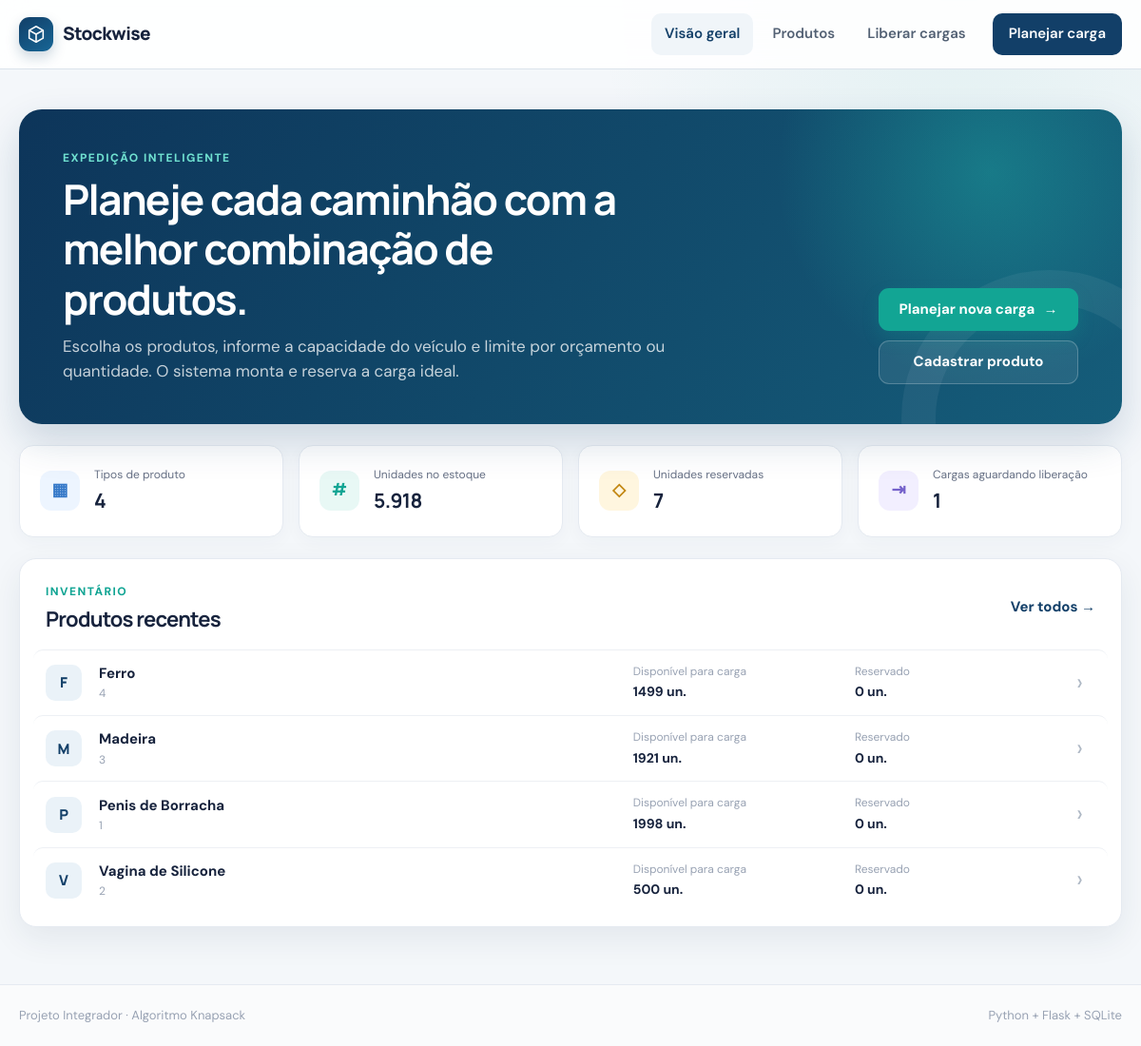
Before: / with the older database file.
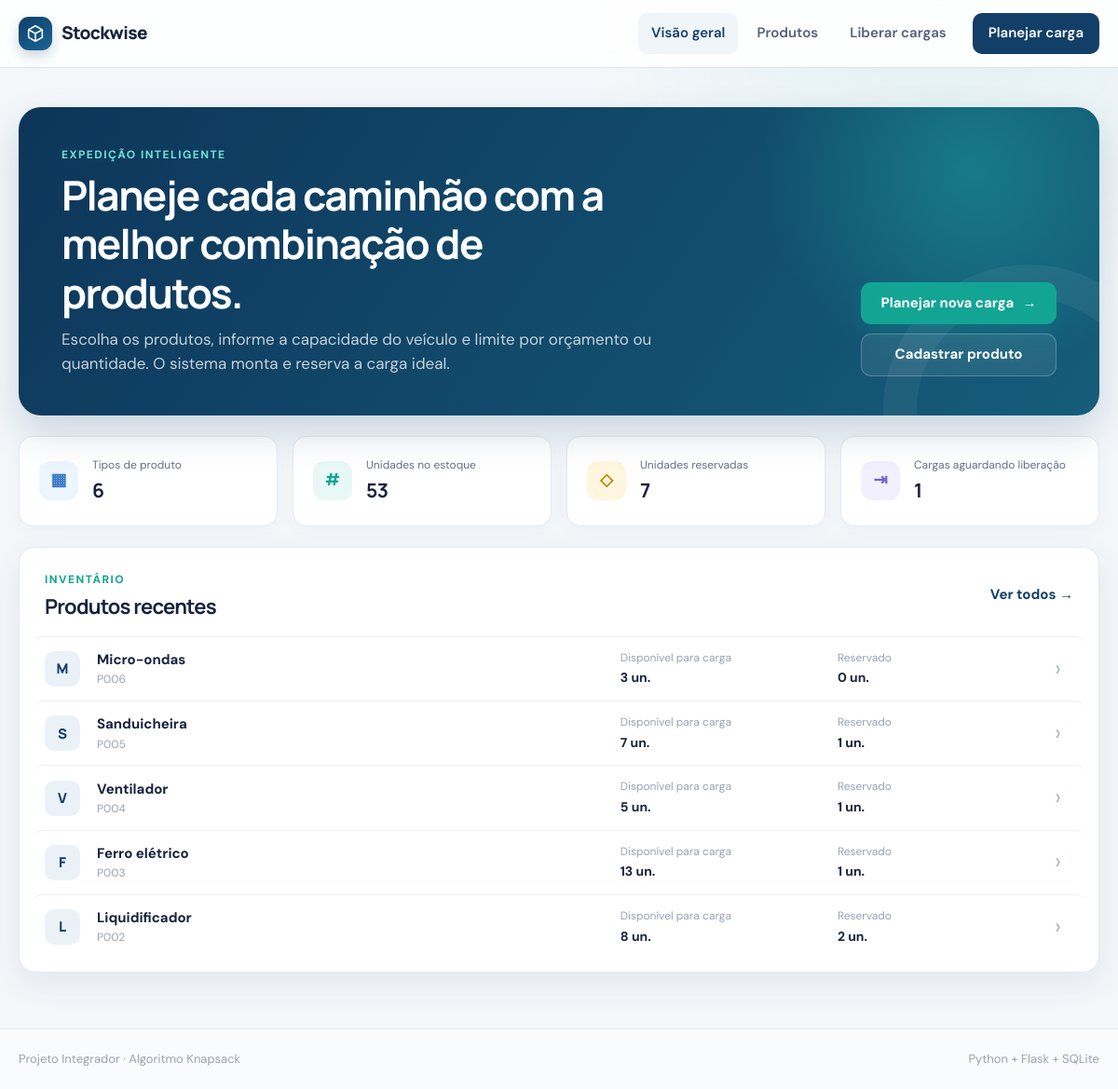
After: the same page with the newer database file.
### tables this page shows
CREATE TABLE products (
    id INTEGER PRIMARY KEY AUTOINCREMENT,
    code TEXT NOT NULL COLLATE NOCASE UNIQUE,
    name TEXT NOT NULL,
    weight_milli INTEGER NOT NULL CHECK (weight_milli > 0),
    cost_cents INTEGER NOT NULL CHECK (cost_cents >= 0),
    value_units INTEGER NOT NULL CHECK (value_units >= 0),
    quantity INTEGER NOT NULL CHECK (quantity >= 0),
    created_at TEXT NOT NULL DEFAULT CURRENT_TIMESTAMP,
    updated_at TEXT NOT NULL DEFAULT CURRENT_TIMESTAMP
, "length_centimeters" INTEGER NOT NULL DEFAULT 100, "width_centimeters" INTEGER NOT NULL DEFAULT 100, "height_centimeters" INTEGER NOT NULL DEFAULT 100);

### app.py (the view)
    @app.get("/")
    def index():
        database = get_db()
        loads_database = get_loads_db()
        summary = database.execute(
            """
            SELECT
                COUNT(*) AS product_types,
                COALESCE(SUM(quantity), 0) AS total_units,
                COALESCE(SUM(weight_milli * quantity), 0) AS total_weight,
                COALESCE(SUM(cost_cents * quantity), 0) AS total_cost
            FROM products
            """
        ).fetchone()
        load_summary = loads_database.execute(
            """
            SELECT
                COUNT(*) AS pending_loads,
                COALESCE(SUM(total_units), 0) AS reserved_units,
                COALESCE(SUM(total_weight_milli), 0) AS reserved_weight
            FROM loads
            """
        ).fetchone()
        recent_products = enrich_products_with_availability(database.execute(
            "SELECT * FROM products ORDER BY updated_at DESC, id DESC LIMIT 5"
        ).fetchall())
        return render_template(
            "index.html",
            summary=summary,
            load_summary=load_summary,
            recent_products=recent_products,
        )

### app.py (called while the page is built)
def get_db() -> sqlite3.Connection:
    if "db" not in g:
        g.db = sqlite3.connect(
            current_database_path(),
            detect_types=sqlite3.PARSE_DECLTYPES,
        )
        g.db.row_factory = sqlite3.Row
        g.db.execute("PRAGMA foreign_keys = ON")
    return g.db

def get_loads_db() -> sqlite3.Connection:
    if "loads_db" not in g:
        g.loads_db = sqlite3.connect(
            current_loads_database_path(),
            detect_types=sqlite3.PARSE_DECLTYPES,
        )
        g.loads_db.row_factory = sqlite3.Row
        g.loads_db.execute("PRAGMA foreign_keys = ON")
    return g.loads_db

def current_database_path() -> str:
    from flask import current_app
    return current_app.config["DATABASE"]

def current_loads_database_path() -> str:
    from flask import current_app
    return current_app.config["LOADS_DATABASE"]

def reserved_quantities() -> dict[int, int]:
    rows = get_loads_db().execute(
        """
        SELECT product_id, COALESCE(SUM(quantity), 0) AS reserved
        FROM load_items
        GROUP BY product_id
        """
    ).fetchall()
    return {int(row["product_id"]): int(row["reserved"]) for row in rows}

def enrich_products_with_availability(rows: Iterable[Any]) -> list[dict[str, Any]]:
    reservations = reserved_quantities()
    enriched = []
    for row in rows:
        product = dict(row)
        product["reserved"] = reservations.get(int(product["id"]), 0)
        product["available"] = max(
            0, int(product["quantity"]) - int(product["reserved"])
        )
        enriched.append(product)
    return enriched

def format_number_pt(value: int | float) -> str:
    return f"{value:,.0f}".replace(",", ".")

### templates/index.html (shortened to what this page needs)
{% extends "base.html" %}
{% block content %}
<section class="welcome-panel">
    <div>
        <span class="eyebrow">Expedição inteligente</span>
        <h1>Planeje cada caminhão com a melhor combinação de produtos.</h1>
        <p>Escolha os produtos, informe a capacidade do veículo e limite por orçamento ou quantidade. O sistema monta e reserva a carga ideal.</p>
    </div>
    <div class="welcome-actions">
        <a class="button button-primary" href="{{ url_for('load_plan') }}">
            Planejar nova carga
            <span aria-hidden="true">→</span>
        </a>
        <a class="button button-secondary" href="{{ url_for('product_new') }}">Cadastrar produto</a>
    </div>
</section>
<section class="stats-grid" aria-label="Resumo do estoque">
    <article class="stat-card">
        <span class="stat-icon icon-blue" aria-hidden="true">▦</span>
        <div><span class="stat-label">Tipos de produto</span><strong>{{ summary['product_types']|number_pt }}</strong></div>
    </article>
    <article class="stat-card">
        <span class="stat-icon icon-green" aria-hidden="true">#</span>
        <div><span class="stat-label">Unidades no estoque</span><strong>{{ summary['total_units']|number_pt }}</strong></div>
    </article>
    <article class="stat-card">
        <span class="stat-icon icon-amber" aria-hidden="true">◇</span>
        <div><span class="stat-label">Unidades reservadas</span><strong>{{ load_summary['reserved_units']|number_pt }}</strong></div>
    </article>
    <article class="stat-card">
        <span class="stat-icon icon-violet" aria-hidden="true">⇥</span>
        <div><span class="stat-label">Cargas aguardando liberação</span><strong>{{ load_summary['pending_loads']|number_pt }}</strong></div>
    </article>
</section>
<section class="panel">
    <div class="panel-heading">
        <div>
            <span class="eyebrow">Inventário</span>
            <h2>Produtos recentes</h2>
        </div>
        <a class="text-link" href="{{ url_for('products') }}">Ver todos <span aria-hidden="true">→</span></a>
    </div>
    {% if recent_products %}
        <div class="compact-list">
            {% for product in recent_products %}
                <a class="compact-row" href="{{ url_for('product_edit', product_id=product['id']) }}">
                    <span class="product-avatar">{{ product['name'][0]|upper }}</span>
                    <span class="compact-main"><strong>{{ product['name'] }}</strong><small>{{ product['code'] }}</small></span>
                    <span class="compact-metric"><small>Disponível para carga</small><strong>{{ product['available'] }} un.</strong></span>
                    <span class="compact-metric"><small>Reservado</small><strong>{{ product['reserved'] }} un.</strong></span>
                    <span class="row-arrow" aria-hidden="true">›</span>
                </a>
            {% endfor %}
        </div>
    {% endif %}
</section>
{% endblock %}

### templates/base.html (shortened to what this page needs)
<!doctype html>
<html lang="pt-BR">
<head>
    <link rel="stylesheet" href="{{ url_for('static', filename='style.css') }}">
</head>
<body>
    <header class="site-header">
        <div class="shell nav-wrap">
            <a class="brand" href="{{ url_for('index') }}" aria-label="Stockwise — início">
                <span class="brand-mark" aria-hidden="true">
                    <svg viewBox="0 0 24 24"><path d="M4 7.5 12 3l8 4.5v9L12 21l-8-4.5v-9Z"/><path d="m4 7.5 8 4.5 8-4.5M12 12v9"/></svg>
                </span>
                <span>Stockwise</span>
            </a>
            <nav class="main-nav" aria-label="Navegação principal">
                <a class="{{ 'active' if request.endpoint == 'index' else '' }}" href="{{ url_for('index') }}">Visão geral</a>
                <a class="{{ 'active' if request.endpoint in ['products', 'product_new', 'product_edit'] else '' }}" href="{{ url_for('products') }}">Produtos</a>
                <a class="{{ 'active' if request.endpoint == 'loads' else '' }}" href="{{ url_for('loads') }}">Liberar cargas</a>
                <a class="nav-action {{ 'active' if request.endpoint == 'load_plan' else '' }}" href="{{ url_for('load_plan') }}">Planejar carga</a>
            </nav>
        </div>
    </header>
    <main class="shell page-content">
        {% block content %}{% endblock %}
    </main>
    <footer class="site-footer">
        <div class="shell footer-content">
            <span>Projeto Integrador · Algoritmo Knapsack</span>
            <span>Python + Flask + SQLite</span>
        </div>
    </footer>
</body>
</html>

Changed rows visible on the page:
removed products: name "F", name "Ferro", code "4", available "1499", reserved "0"
removed products: name "M", name "Madeira", code "3", available "1921", reserved "0"
removed products: name "P", name "Penis de Borracha", code "1", available "1998", reserved "0"
removed products: name "V", name "Vagina de Silicone", code "2", available "500", reserved "0"
added products: name "M", name "Micro-ondas", code "P006", available "3", reserved "0"
added products: name "S", name "Sanduicheira", code "P005", available "7", reserved "1"
added products: name "V", name "Ventilador", code "P004", available "5", reserved "1"
added products: name "F", name "Ferro elétrico", code "P003", available "13", reserved "1"
added products: name "L", name "Liquidificador", code "P002", available "8", reserved "2"
Other visible differences:
{{ summary['product_types']|number_pt }}: "4" → "6"
{{ summary['total_units']|number_pt }}: "5.918" → "53"
